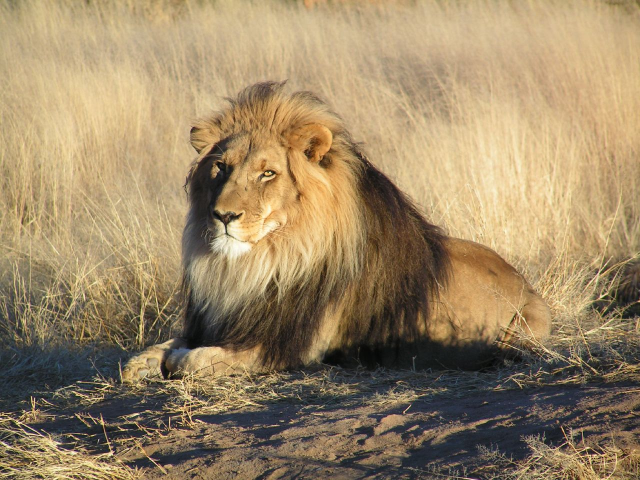
#> input picture HW1/Lion.jpg, 1280 x 960 px (shown at 1/2 size)
$ jupyter execute Anton_Buguev_BS19_RO_01.ipynb
#> lines starting #> are read from the running program, lines starting #| are printed output that depends on the picture
# Digital Signal Processing
## Homework Assignment №1
---
## Anton Buguev BS19-RO-01
#### a.buguev@innopolis.university
#### 10 April 2022

## Task 1: Noise Reduction

### 1. Calculate original functions $y(t)$ and $y_{\epsilon}(t)$

[cell 1]
import numpy as np
from matplotlib import pyplot as plt

n = 750 # number of subinervals
T = np.linspace(0, 1, n) # time array
y = [] # values of y(t)
# calculate values of y(t) for each timestep
for t in T:
    y.append(np.sin(2*np.pi*50*t) + np.sin(2*np.pi*120*t))
y = np.array(y)

eps = np.random.uniform(-5, 5, (n,)) # list of random errors
y_eps = y + eps # list that contains values of y_eps(t)

#### Visualize functions $y(t)$ and $y_{\epsilon}(t)$

[cell 2]
# visualization of 2 functions
fig, ax = plt.subplots(1, 1, figsize=(15, 7.5))
ax.plot(T, y_eps, color='orange',  label="noisy signal") # noisy signal
ax.plot(T, y, '--', color='black', label="clean signal") # clean signal
ax.set_title("Functions y(t) and y_eps(t)")
ax.set_xlabel("t")
ax.set_ylabel("y(t)")
ax.set_ylim((-10,10))
ax.legend()
ax.grid()
plt.show()
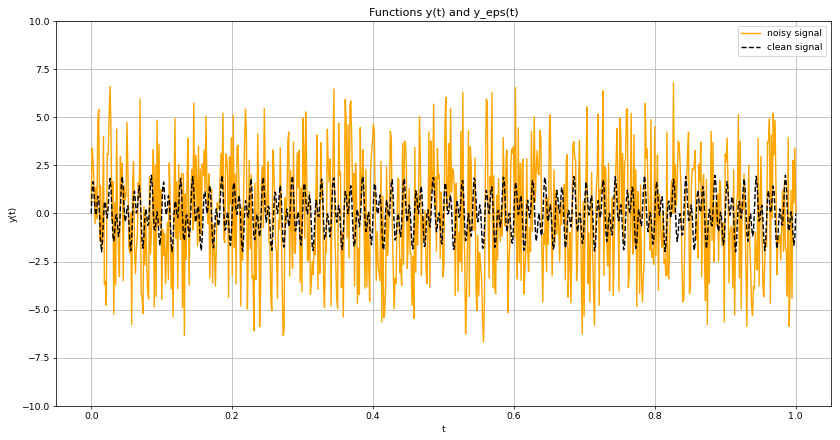
#> figure drawn by matplotlib, 1 panel; curve peaks at x = 0.826, y = 6.78; curve peaks at x = 0.985, y = 1.99

### 2. FFT of $y_{\epsilon}(t)$

[cell 3]
z = np.fft.fft(y_eps) # FFT of y_eps(t)

### 3. PDS of $y_{\epsilon}(t)$

[cell 4]
z_conj = np.conjugate(z) # conjugate of FFT
PDS = z * z_conj / len(z) # Power Density Spectrum

#### Visualize PDS

[cell 5]
# Visualisation of PDS
fig, ax = plt.subplots(1, 1, figsize=(15, 7.5))
ax.plot(PDS.real, color='black',  label="PDS")
ax.set_title("Power Density Spectrum")
ax.set_xlabel("frequency")
ax.set_ylabel("PDS")
ax.legend()
ax.grid()
plt.show()
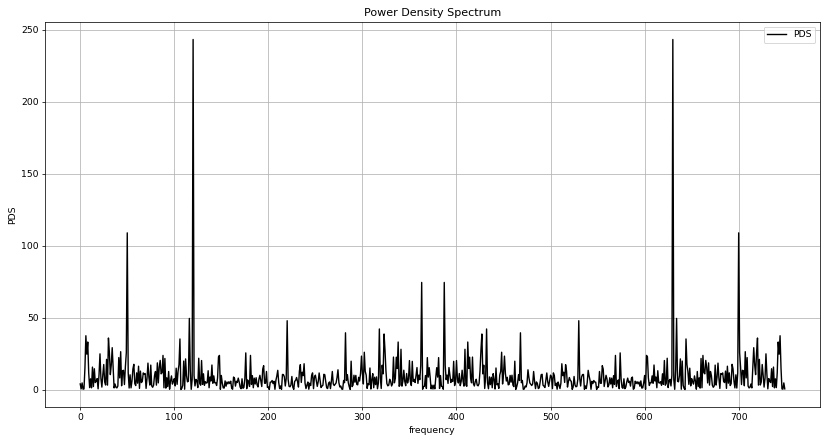
#> figure drawn by matplotlib, 1 panel; curve peaks at x = 120, y = 243.1

### 4. Filter elements of PDS

[cell 6]
tau = 100 # threshold
indices1 = [] # list of indices for the 1st task
# lists of PDS values, one will contain values which satisfy threshold,
# the second will contain elements which do not satisfy
# used for proper visualization
PDS_th, PDS_not = PDS.copy(), PDS.copy()
# Check every element of PDS
for i in range(len(PDS)):
    # if its value is smaller than our threshold,
    # then we keep its index and set to 0 corresponding element in list of not appropriate values
    # to visualize them later
    if PDS[i] < tau:
        indices1.append(i)
        PDS_not[i] = 0
    # otherwise, if it does not satisfy thershold,
    # we set to 0 correspondin element in list of appropriate values
    else:
        PDS_th[i] = 0

#### Visualize filtered PDS

[cell 7]
# Visualization of updated PDS
fig, ax = plt.subplots(1, 1, figsize=(15, 7.5))
ax.plot(PDS_th.real, color='orange',  label="noisy signal")
ax.plot(PDS_not.real, color='blue',  label="clean signal")
ax.set_title("Filtered Power Density Spectrum")
ax.set_xlabel("frequency")
ax.set_ylabel("PDS")
ax.legend()
ax.grid()
plt.show()
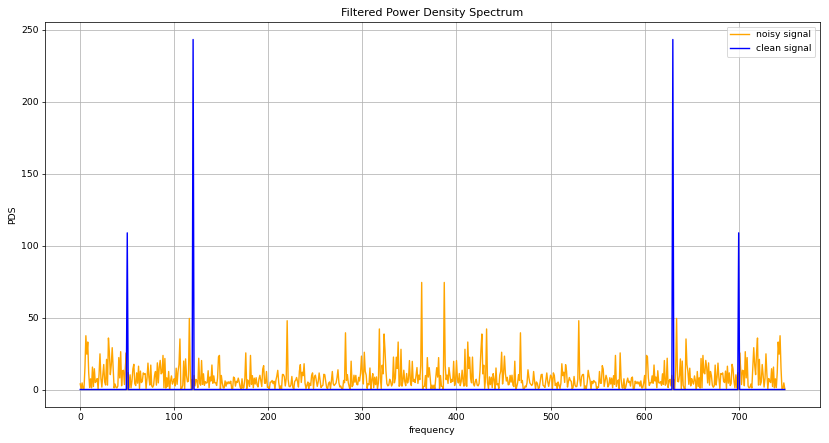
#> figure drawn by matplotlib, 1 panel; curve peaks at x = 363, y = 74.35; curve peaks at x = 120, y = 243.1

### 5. Update values of $z=\mathcal{F}\{y_{\epsilon}(t)\}(\omega)$ and calculate inverse FFT

[cell 8]
z_upd = z.copy() # list of values of FFT which we will update
# if we saved an index of an element on previous step, then we have to set it to 0
z_upd[indices1] = 0

z_inv = np.fft.ifft(z_upd) # inverse FFT of updated values

#### Visualize inverse FFT

[cell 9]
# visualize original function y(t) and updated function y_eps(t)
fig, ax = plt.subplots(1, 1, figsize=(15, 7.5))
ax.plot(T, z_inv.real, color='orange',  label="filtered signal") # filtered signal
ax.plot(T, y, '--', color='black',  label="clean signal") # original clean signal
ax.set_title("Original function y(t) and filtered y_eps(t)")
ax.set_xlabel("t")
ax.set_ylabel("y(t)")
ax.set_ylim((-4,4))
ax.legend()
ax.grid()
plt.show()
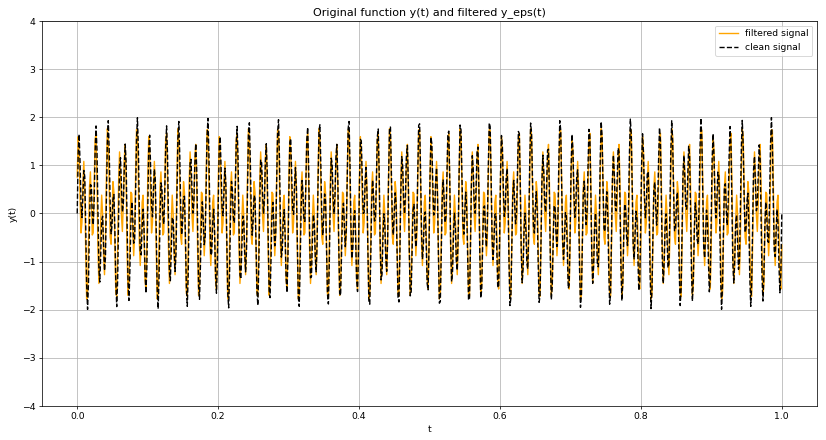
#> figure drawn by matplotlib, 1 panel; curve peaks at x = 0.0427, y = 1.76; curve peaks at x = 0.985, y = 1.99

## Task 2: Image Compression

### Import image

[cell 10]
import numpy as np
import matplotlib.pyplot as plt

img = plt.imread('Lion.jpg') # import original image
#> img is the input picture: shape (960, 1280, 3); mean R, G, B 156.3, 135.3, 102.3
w_im, h_im, c = np.array(img.shape) // 100
#> w_im = 9; h_im = 12; c = 0
fig, ax = plt.subplots(1, 1, figsize=(w_im, h_im))
ax.imshow(img) # show image

### 1. Convert image to grayscale format

[cell 11]
# Imapementation is taken from https://stackoverflow.com/questions/12201577/how-can-i-convert-an-rgb-image-into-grayscale-in-python
R, G, B = img[:,:,0], img[:,:,1], img[:,:,2] # RGB channels of original image
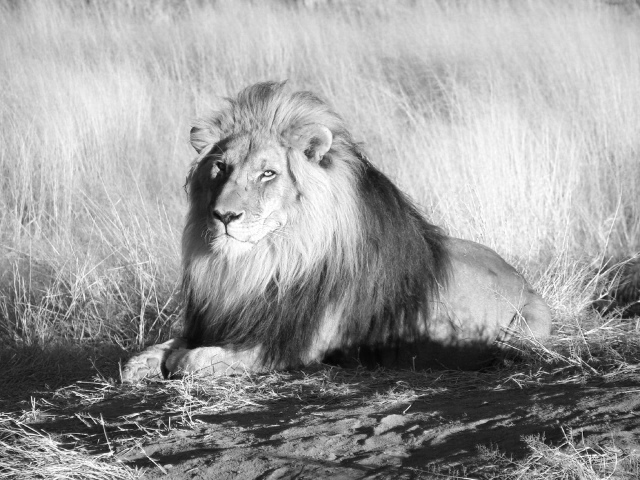
#> R: shape (960, 1280) (shown at 1/2 size); min 0, max 255, mean 156.3
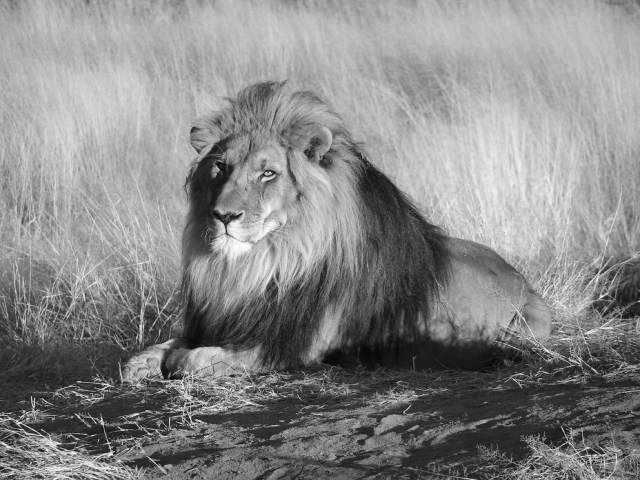
#> G: shape (960, 1280) (shown at 1/2 size); min 0, max 255, mean 135.3
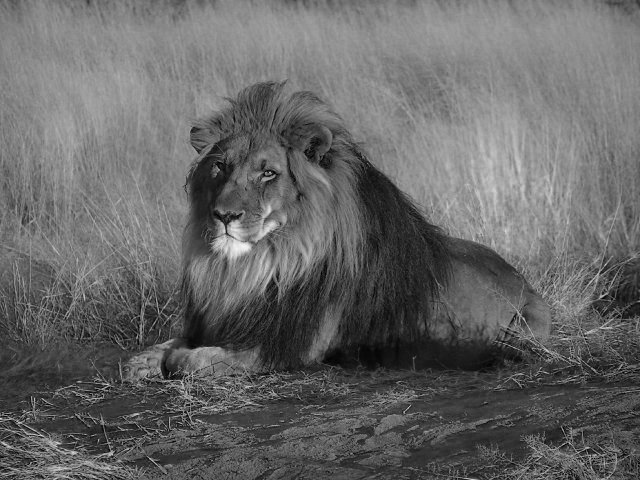
#> B: shape (960, 1280) (shown at 1/2 size); min 0, max 244, mean 102.3
A = 0.2989 * R + 0.5870 * G + 0.1140 * B # grayscale image
fig, ax = plt.subplots(1, 1, figsize=(w_im, h_im))
ax.imshow(A, cmap='gray') # show image

### 2. Claculate 2-dimensional FFT and shift zero-frequency of FFT ot the center

[cell 12]
F2_sh = np.fft.fftshift(np.fft.fft2(A)) # shifted 2-dimensional FFT

### 3. Absolute value of shifted matrix

[cell 13]
F2_abs = np.abs(F2_sh) # absolute value of shifted spectrum

### 4. Logarithm of absolute values

[cell 14]
F2_log = np.log(F2_abs + 1) # logarithm of absolute values of shifted spectrum
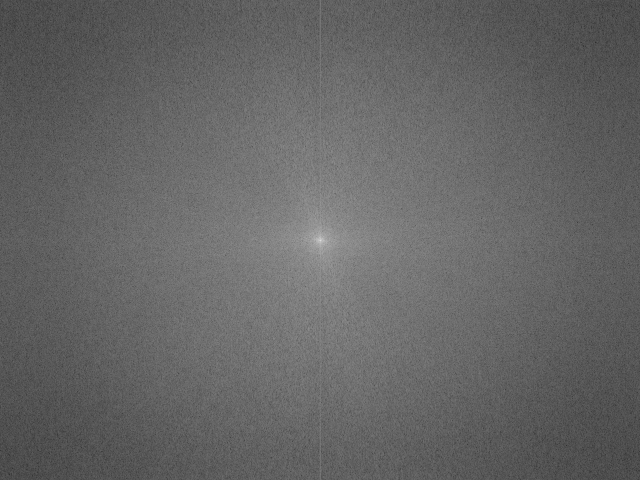
#> F2_log: shape (960, 1280) float64 (shown at 1/2 size); min 2.41, max 18.95, mean 8.96; drawn with min black and max white

fig, ax = plt.subplots(1, 1, figsize=(w_im, h_im))
ax.imshow(F2_log, cmap='gray') # show image spectrum

### 5. Reshape shifted 2D-FFT from $(w,h)$ to $(w\cdot h, 1)$

[cell 15]
w, h = F2_sh.shape # sizes of image
#> w = 960; h = 1280
F2_resh = np.reshape(F2_sh, (w * h, 1)) # Reshaped shifted matrix

### 6. Absolute value of reshaped matrix

[cell 16]
Af = np.abs(F2_resh) # absolute values of reshaped matrix

### 7. Sorted absolute values of reshaped matrix

[cell 17]
a = np.sort(Af, axis=0) # sorted matrix

### 8. Find index of threshold

[cell 18]
tau = 0.03 # coefficient to calculate index
b = int(np.floor((1 - tau) * w * h)) # index of threshold
#> b = 1191936

### 9. Find threshold element from sorted array with index $b$

[cell 19]
c = a[b][0] # threshold value
#> c = 62673.5

### 10. Zero our small coefficients of sorted array and kkep indeces of elements that are higher than threshold

[cell 20]
indices2 = [] # list of indices of appropriate elements for 2nd task
F2_upd = np.reshape(F2_log, (w*h, 1)) # list of logarithm values which we will update
for i in range(w*h):
    # if element is less than threshold, then we keep its index
    if Af[i][0] < c:
        indices2.append(i)
        F2_upd[i][0] = 0.0
#> after the loop, indices2 = 1191936 items


# reshpe array back to sizes (w, h) to visualize it
# and make dtype='uint8' otherwise it will not display
F2_upd = np.array(np.reshape(F2_upd, (w,h)), dtype='uint8')
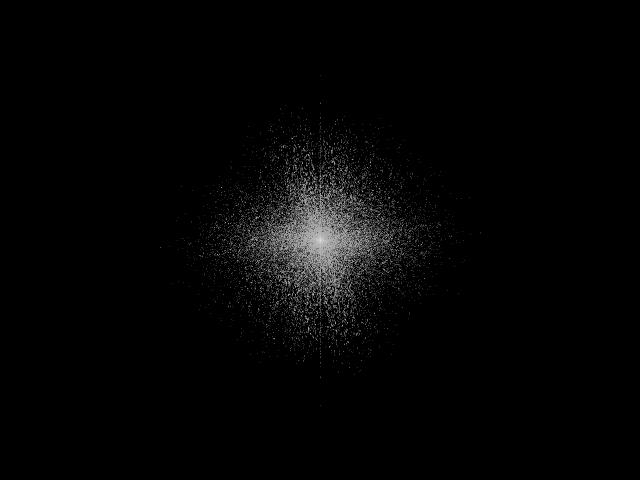
#> F2_upd: shape (960, 1280) (shown at 1/2 size); min 0, max 18, mean 0.335; drawn with min black and max white

# visualize filtered spectrum
fig, ax = plt.subplots(1, 1, figsize=(w_im, h_im))
ax.imshow(F2_upd, cmap='gray')

### 11. Return to original FFT matrix and reconstruct original image

[cell 21]
F2_final = np.reshape(F2_sh, (w*h, 1)) # reshape shifted FFT matrix to sizes (w*h, 1) for convenient work with indices
# for each element which index we saved we should find absolute value,
# add 1, calculate natural logarithm and update its value
F2_final[indices2] = np.log(np.abs(F2_final[indices2]) + 1)

F2_final = np.reshape(F2_final, (w, h)) # reshape updated matrix to sizes (w,h)
F2_final = np.fft.ifftshift(F2_final) # perform inverse shift
F2_final_inv = np.array(np.fft.ifft2(F2_final).real, dtype='uint8') # calculate inverse 2D-FFT

# visualize reconstructed image
fig, ax = plt.subplots(1, 1, figsize=(w_im, h_im))
ax.imshow(F2_final_inv, cmap='gray')
